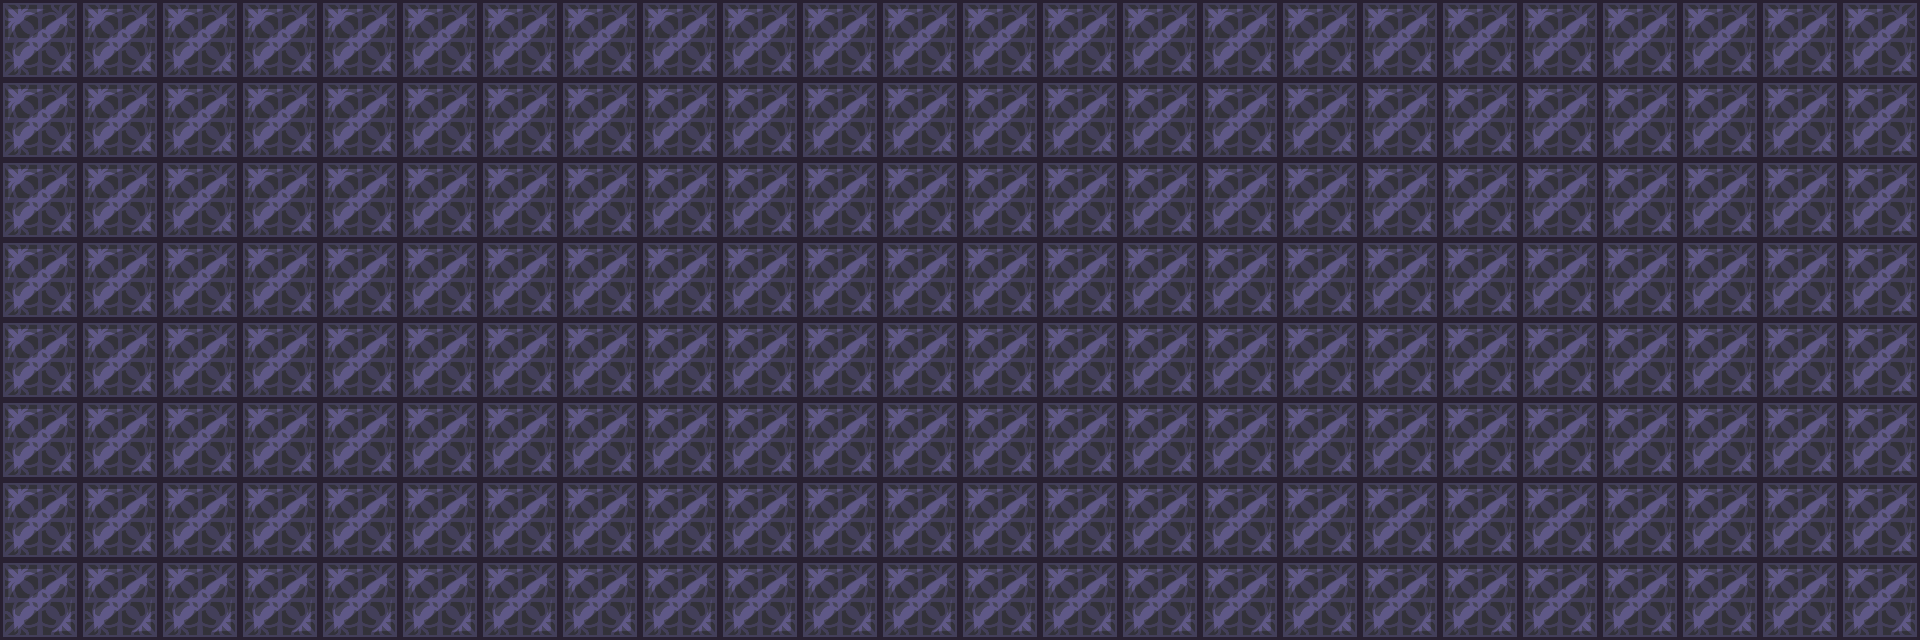

Rendered tile map (Tiled .tmx) drawn with the repository's tilesets; below, a short description and the full map source, tile grids included:
An orthogonal 24x8 tile map with 80x80 px tiles, 1 tile layer (Tile Layer 1).

<map version="1.2" tiledversion="1.3.5" orientation="orthogonal" renderorder="right-down" width="24" height="8" tilewidth="80" tileheight="80" infinite="0" nextlayerid="2" nextobjectid="1">
 <tileset firstgid="1" name="Tiles1" tilewidth="80" tileheight="80" tilecount="1" columns="1">
  <image source="../Art/Dungeon Sprites/Tiles1.png" width="80" height="80" />
 </tileset>
 <layer id="1" name="Tile Layer 1" width="24" height="8">
  <data encoding="csv">
1,1,1,1,1,1,1,1,1,1,1,1,1,1,1,1,1,1,1,1,1,1,1,1,
1,1,1,1,1,1,1,1,1,1,1,1,1,1,1,1,1,1,1,1,1,1,1,1,
1,1,1,1,1,1,1,1,1,1,1,1,1,1,1,1,1,1,1,1,1,1,1,1,
1,1,1,1,1,1,1,1,1,1,1,1,1,1,1,1,1,1,1,1,1,1,1,1,
1,1,1,1,1,1,1,1,1,1,1,1,1,1,1,1,1,1,1,1,1,1,1,1,
1,1,1,1,1,1,1,1,1,1,1,1,1,1,1,1,1,1,1,1,1,1,1,1,
1,1,1,1,1,1,1,1,1,1,1,1,1,1,1,1,1,1,1,1,1,1,1,1,
1,1,1,1,1,1,1,1,1,1,1,1,1,1,1,1,1,1,1,1,1,1,1,1
</data>
 </layer>
</map>
